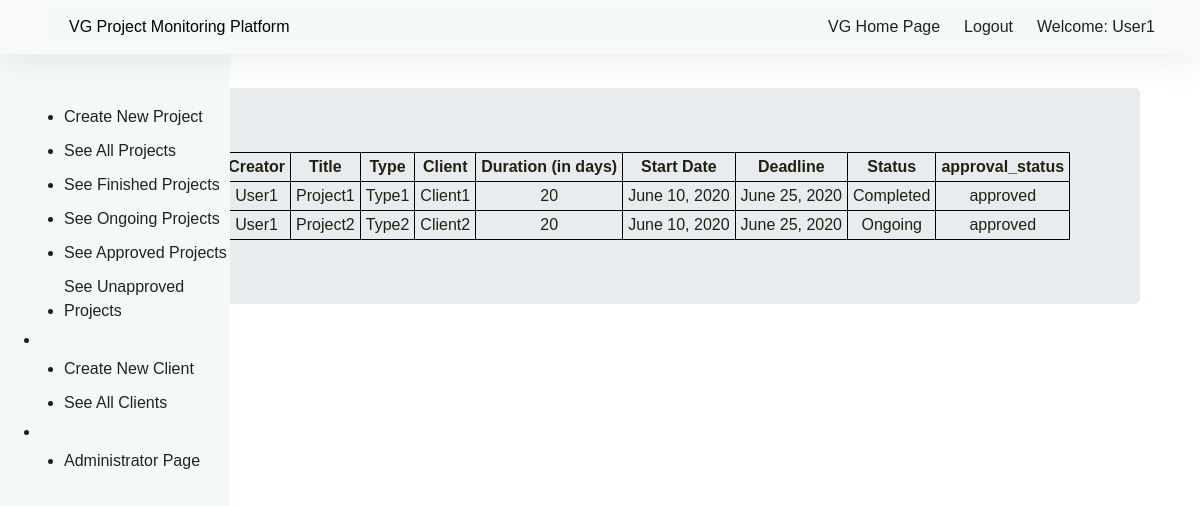
The app's page /projects/approved (signed in) with its own data.
### projects/models.py (models this page shows, shortened)
class Project(models.Model):
    creator = models.ForeignKey('auth.User',on_delete=models.CASCADE)
    title = models.CharField(max_length=100)
    type = models.CharField(max_length=100)
    client = models.ForeignKey('client',on_delete=models.CASCADE)
    definition = models.TextField(null=True)
    duration_in_days = models.PositiveIntegerField()
    start_date = models.DateField(null=True)
    deadline = models.DateField(null=True)
    notes = models.TextField(null=True)
    STATUS_CHOICE = (('Completed','Completed'),('Ongoing','Ongoing'))
    status = models.CharField(max_length=9,choices=STATUS_CHOICE,blank=False)
    APPROVAL_STATUS = (('approved','approved'),('unapproved','unapproved'))
    approval_status = models.CharField(max_length=10,choices=APPROVAL_STATUS,blank=False)

class Client(models.Model):
    creator = models.ForeignKey('auth.User',on_delete=models.CASCADE)
    name = models.CharField(max_length=100)
    contact_person = models.CharField(max_length=100)
    address = models.CharField(max_length=150)
    phone = models.CharField(max_length=12)
    notes = models.TextField(null=True)
    def __str__(self):
        return self.name

### projects/views.py (the view)
# urls.py: path('projects/approved',views.ProjectApprovedListView.as_view(),name='project_list_approved'),
class ProjectApprovedListView(LoginRequiredMixin,ListView):
    login_url = '/login/'
    template_name = 'projects/project_list_approved.html'
    model = Project
    def get_queryset(self):
        return Project.objects.filter(approval_status='approved').all()

### projects/templates/projects/project_list_approved.html (shortened to what this page needs)
{% extends "projects/base.html" %}
{% block content %}
<br>
<br>
<div class="container">
  <br>
  <div class="jumbotron">
    <div class="centerstage">
        <table>
          <thead>
            <td id='tablehead'>Project Number</td>
            <td id='tablehead'>Creator</td>
            <td id='tablehead'>Title</td>
            <td id='tablehead'>Type</td>
            <td id='tablehead'>Client</td>
            <td id='tablehead'>Duration (in days)</td>
            <td id='tablehead'>Start Date</td>
            <td id='tablehead'>Deadline</td>
            <td id='tablehead'>Status</td>
            <td id='tablehead'>approval_status</td>
          </thead>
          {% for project in object_list %}
          <tr>
            <td id='tablerow'> <a href="{% url 'project_detail' pk=project.pk %}">{{project.id}}</a> </td>
            <td id='tablerow'>{{project.creator}}</td>
            <td id='tablerow'>{{project.title}}</td>
            <td id='tablerow'>{{project.type}}</td>
            <td id='tablerow'>{{project.client}}</td>
            <td id='tablerow'>{{project.duration_in_days}}</td>
            <td id='tablerow'>{{project.start_date}}</td>
            <td id='tablerow'>{{project.deadline}}</td>
            <td id='tablerow'>{{project.status}}</td>
            <td id='tablerow'>{{project.approval_status}}</td>
          </tr>
          {% endfor %}
        </table>
    </div>
  </div>
</div>
{% endblock %}

### projects/templates/projects/base.html (shortened to what this page needs)
<!DOCTYPE html>
{% load static %}
<html lang="en" dir="ltr">
  <head>
    <link rel="stylesheet" href="https://stackpath.bootstrapcdn.com/bootstrap/4.1.3/css/bootstrap.min.css">
    <link href="https://maxcdn.bootstrapcdn.com/font-awesome/4.7.0/css/font-awesome.min.css" rel="stylesheet">
    <link rel="stylesheet" href="{% static 'css/site.css' %}">
  </head>
  <body class="hero-anime">
  	<div class="navigation-wrap bg-light start-header start-style">
  		<div class="container">
  			<div class="row">
  				<div class="col-12">
  					<nav class="navbar navbar-expand-md navbar-dark">
               <a id='title' class="nav-item pl-4 pl-md-0 ml-0 ml-md-4" href="{% url 'project_list_all' %}">VG Project Monitoring Platform</a>
  						<div class="collapse navbar-collapse" id="navbarSupportedContent">
  							<ul class="navbar-nav ml-auto py-4 py-md-0">
                  {% if user.is_authenticated %}
                  <li class="nav-item pl-4 pl-md-0 ml-0 ml-md-4"><a class="nav-link" href="https://www.vgengineering.com/">VG Home Page</a></li>
                  <li class="nav-item pl-4 pl-md-0 ml-0 ml-md-4"><a class="nav-link" href="{% url 'logout' %}">Logout</a></li>
  								<li class="nav-item pl-4 pl-md-0 ml-0 ml-md-4"><a class="nav-link" href="#">Welcome: {{ user.username }}</a></li>
                  {% else %}
                  <li class="nav-item pl-4 pl-md-0 ml-0 ml-md-4"><a class="nav-link" href="https://www.vgengineering.com/">VG Home Page</a></li>
                  <li class="nav-item pl-4 pl-md-0 ml-0 ml-md-4"><a class="nav-link" href="{% url 'login' %}">Login</a></li>
                  {% endif %}
                </ul>
  						</div>
  					</nav>
  				</div>
  			</div>
  		</div>
  	</div>
      {% if user.is_authenticated %}
        <div class="sidebar">
          <ul>
            <li class="nav-item pl-4 pl-md-0 ml-0 ml-md-4"><a class="nav-link" href="{% url 'project_create' %}">Create New Project</a></li>
            <li class="nav-item pl-4 pl-md-0 ml-0 ml-md-4"><a class="nav-link" href="{% url 'project_list_all' %}">See All Projects</a></li>
            <li class="nav-item pl-4 pl-md-0 ml-0 ml-md-4"><a class="nav-link" href="{% url 'project_list_completed' %}">See Finished Projects</a></li>
            <li class="nav-item pl-4 pl-md-0 ml-0 ml-md-4"><a class="nav-link" href="{% url 'project_list_ongoing' %}">See Ongoing Projects</a></li>
            <li class="nav-item pl-4 pl-md-0 ml-0 ml-md-4"><a class="nav-link" href="{% url 'project_list_approved' %}">See Approved Projects</a></li>
            <li class="nav-item pl-4 pl-md-0 ml-0 ml-md-4"><a class="nav-link" href="{% url 'project_list_unapproved' %}">See Unapproved Projects</a></li>
            <li class="nav-divider"></li>
            <li class="nav-item pl-4 pl-md-0 ml-0 ml-md-4"><a class="nav-link" href="{% url 'client_create' %}">Create New Client</a></li>
            <li class="nav-item pl-4 pl-md-0 ml-0 ml-md-4"><a class="nav-link" href="{% url 'client_list' %}">See All Clients</a></li>
            <li class="nav-divider"></li>
            <li class="nav-item pl-4 pl-md-0 ml-0 ml-md-4"><a class="nav-link" href="{{ 'admin' }}">Administrator Page</a></li>
          </ul>
        </div>
      {% endif %}
        <div class="container">
          {% block content %}
          {% endblock %}
        </div>
  </body>
</html>

### projects/static/css/site.css (style rules this page uses)
#tablehead { border: solid black 1px; width: auto; height: auto; font-weight: bold; padding:2px; padding-right: 5px; padding-left: 5px; text-align: center; }
#tablerow { border: solid black 1px; width: auto; height: auto; font-weight: normal; padding:2px; padding-right: 5px; padding-left: 5px; text-align: center; }
#title { color: black; }
.sidebar { height: 300%; width: 230px; position: fixed; z-index: 0; top: 0; left: 0; overflow-x: hidden; padding-top: 100px; background-color: #f5faf9; }
body { font-family: 'Poppins', sans-serif; font-size: 16px; line-height: 24px; font-weight: 400; color: #212112; background-image: url('https://s3-us-west-2.amazonaws.com/s.cdpn.io/1462889/pat-back.svg'); background-position: center; background-repeat: repeat; background-size: 7%; background-color: #fff; overflow-x: hidden; transition: all 200ms linear; }
.start-header { opacity: 1; transform: translateY(0); padding: 10px 0; box-shadow: 0 10px 30px 0 rgba(138, 155, 165, 0.15); -webkit-transition : all 0.3s ease-out; transition : all 0.3s ease-out; }
.navigation-wrap { position: fixed; width: 100%; top: 0; left: 0; z-index: 1000; -webkit-transition : all 0.3s ease-out; transition : all 0.3s ease-out; }
.navbar { padding: 0; background-color: #f5faf9; }
.nav-link { color: #212121 !important; font-weight: 500; transition: all 200ms linear; }
.nav-link { position: relative; padding: 5px 0 !important; display: inline-block; }
.nav-item:after { position: absolute; bottom: -5px; left: 0; width: 100%; height: 2px; content: ''; background-color: #8167a9; opacity: 0; transition: all 200ms linear; }
.nav-item { position: relative; transition: all 200ms linear; }
.centerstage { margin-left: auto; margin-right: auto; }

### records on screen
Project: creator "User1", title "Project1", type "Type1", client "Client1", duration_in_days "20", start_date "June 10, 2020", deadline "June 25, 2020", status "Completed", approval_status "approved"
Project: creator "User1", title "Project2", type "Type2", client "Client2", duration_in_days "20", start_date "June 10, 2020", deadline "June 25, 2020", status "Ongoing", approval_status "approved"

### other values on screen
{{ user.username }} "User1"
